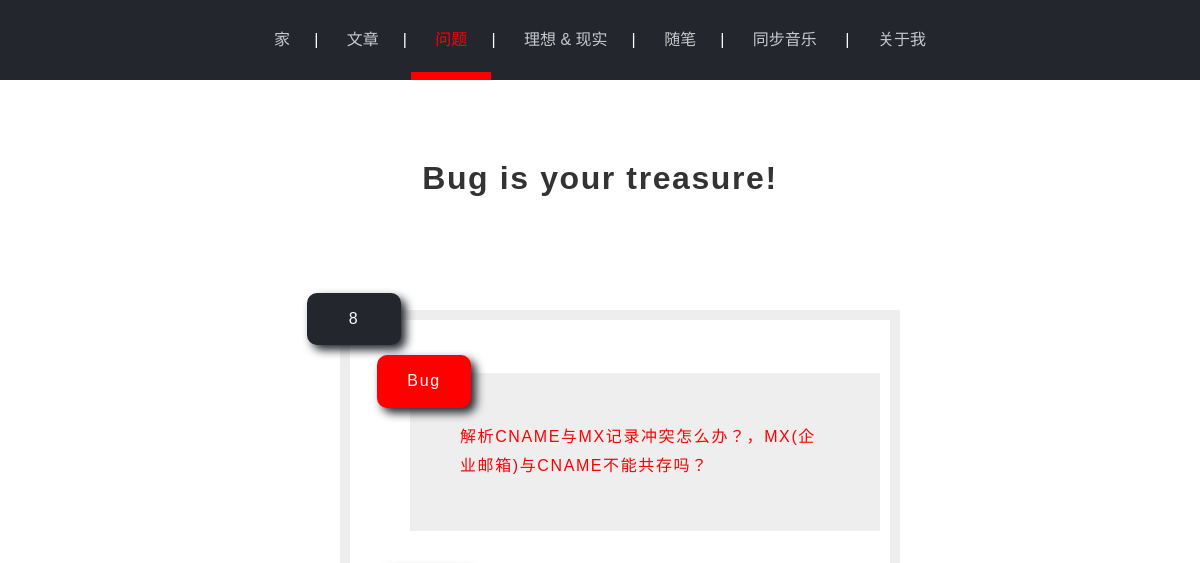
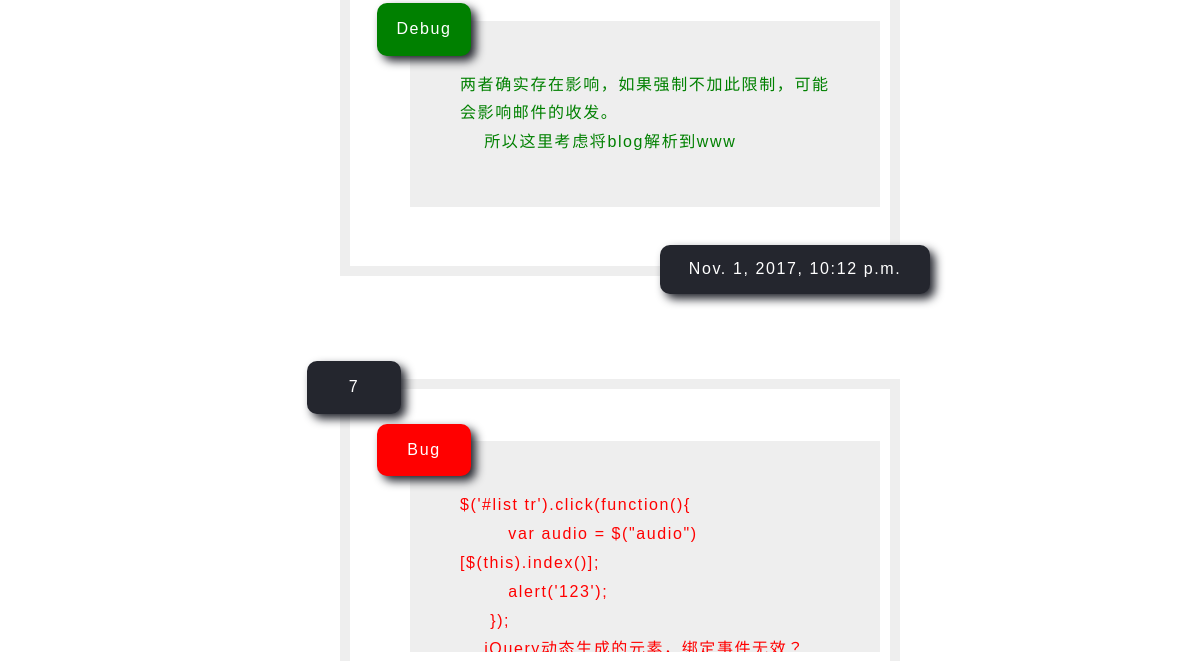
Before: /debug/ (upper part) with the older database file (2 pictures, top to bottom).
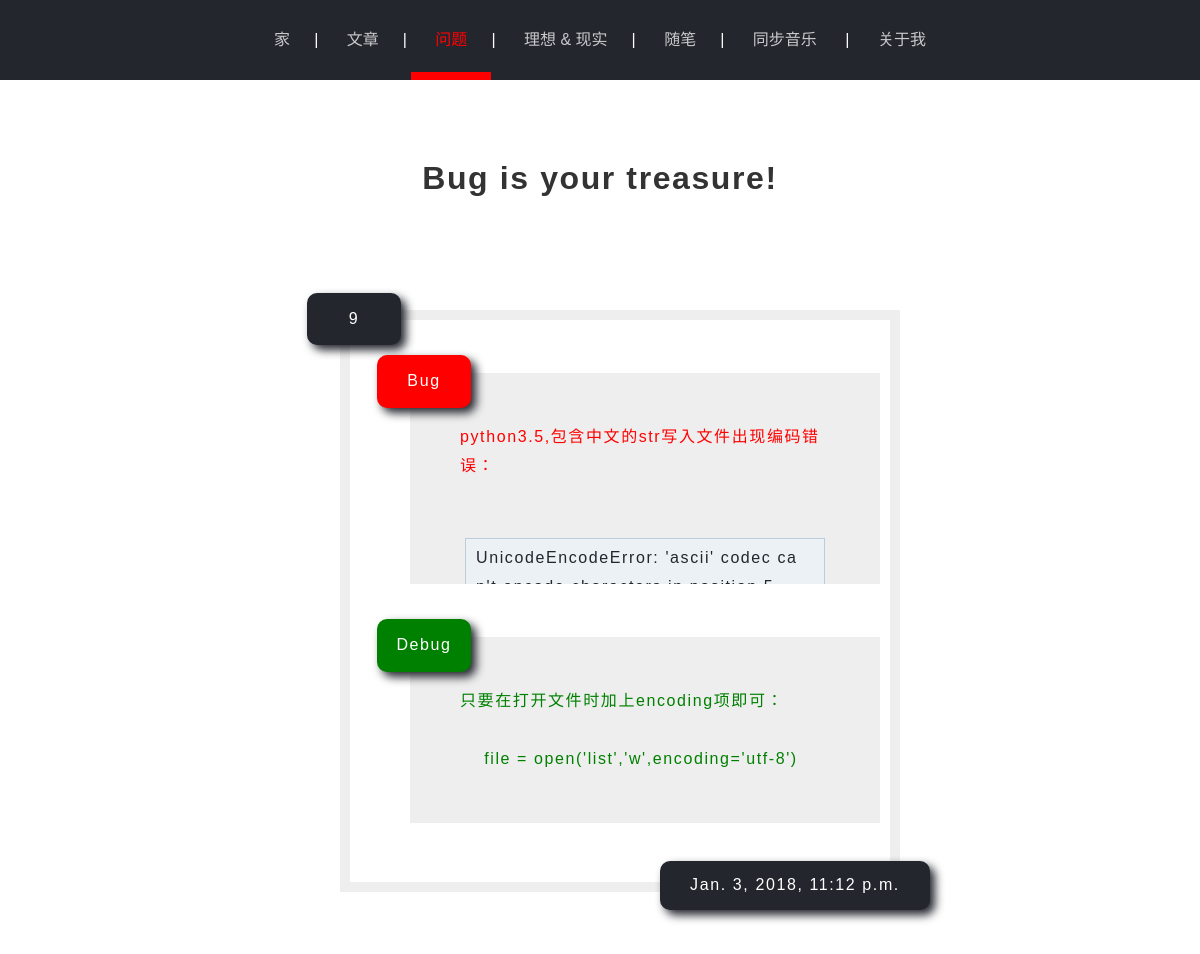
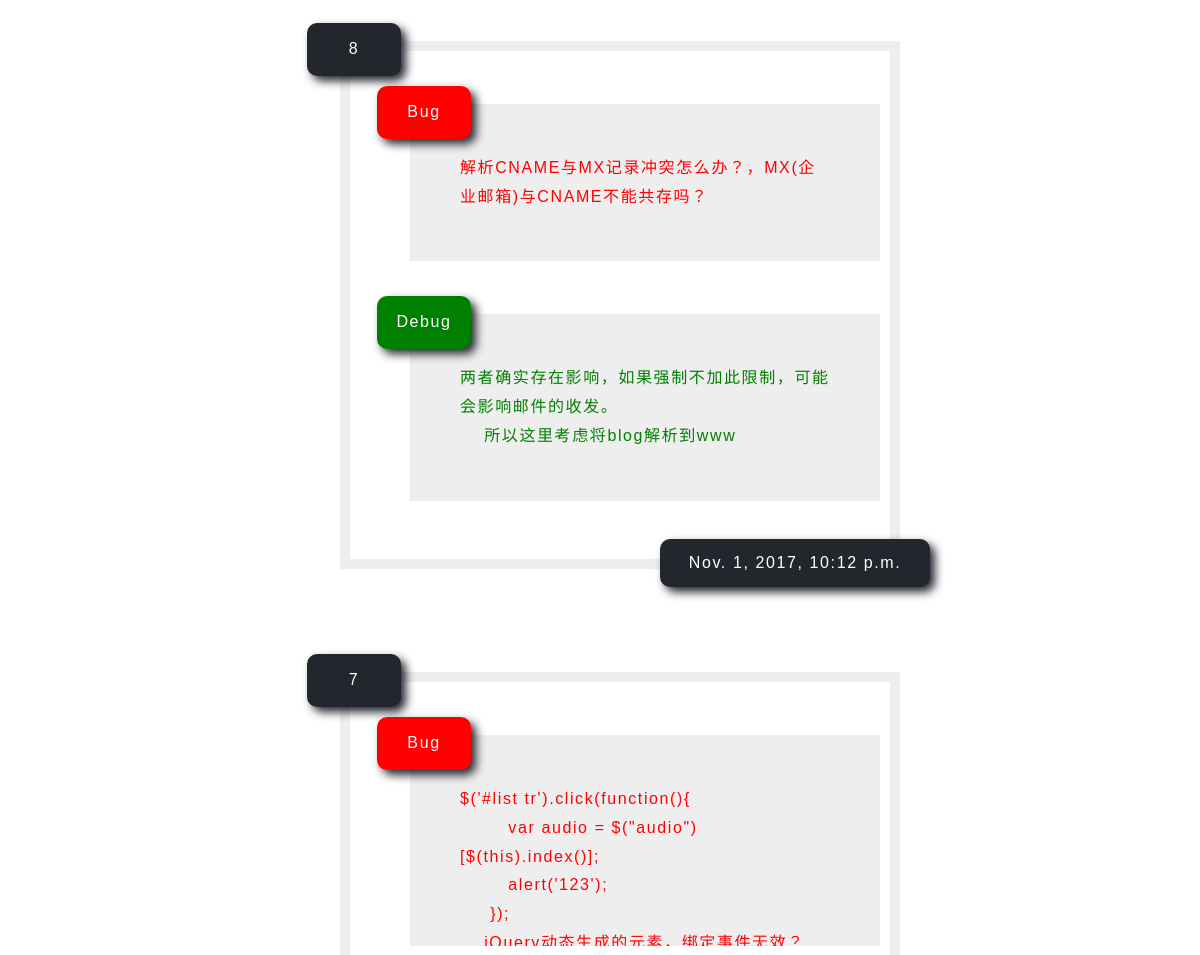
After: the same page with the newer database file (2 pictures, top to bottom).
### blog/models.py (models this page shows)
class Debug(models.Model):
	bug = models.TextField()
	env = models.CharField(max_length = 150)
	timestamp = models.DateTimeField()
	debug = models.TextField(blank=True)

### blog/views.py (the view)
# urls.py: url(r'^debug/$',debug),
def debug(request):
	debug_list = Debug.objects.order_by('-timestamp')#按时间戳排序
	for n in debug_list:
		n.bug = getHTML(n.bug)
		n.debug = getHTML(n.debug)
	return render_to_response('debug.html',{'debug_list' : debug_list})

### blog/markdown/translater.py (called while the page is built)
def getSpace(string):
	return re.sub('<[^>]+>', lambda m:m.group(0).replace('&nbsp;',' '), string.replace(' ','&nbsp;'))

def getLine(string):
	return string.replace('\r\n','<br>'+4*'&nbsp;')

def getH(string):
	string = ' ' + string	# exprase  start '#'
	for h in range(1,7):	# \g<name> of ?P<name>
		string = re.sub('(?P<save>[^#])'+'#'*h+'[&nbsp;]+(?P<text>((?!<br>).)+)[<br>]+', '\g<save><h'+str(h)+'>\g<text></h'+str(h)+'>',string)
	return string

def getA(string):#((?!&nbsp;).) exprase '&nbsp;' string
	return re.sub('\[(?P<text>[^]]+)\]\((?P<href>[^")]+)(\"(?P<title>[^"]+)\")?\)',lambda m:'<a href="'+m.group(2).strip("&nbsp;")+'" title="'+m.groups("")[3]+'">'+m.group(1)+'</a>',string)#m.groups(" ") use " " replace None

def getHTML(string):
	string = getSpace(string)
	string = getLine(string)
	string = getH(string)
	string = getA(string)
	return string

### blog/templates/debug.html (shortened to what this page needs)
{% include 'head.html' %}
	<div id='main'>
		<div id='page'>
<h1 style='text-align:center;'>Bug is your treasure!</h1>
<ul>
{% for debug in debug_list %}
	<li>
		<div class='tip' style='background: #24262e;'>{{ forloop.revcounter }}</div>
		<ul class='log'>
			<li>
				<div class='tip'>Bug</div>
				<div class='left'>{{ debug.bug | safe }}</div>
			</li>
			<li>
				<div class='tip' style='background: green;'>Debug</div>
				<div class='right'>{{ debug.debug | safe }}</div>
			</li>
			<li class='time'>{{ debug.timestamp }}</li>
		</ul>
	</li>
{% endfor %}
</ul>
		</div>
	</div>

### blog/templates/head.html (shortened to what this page needs)
<head>
<link rel='stylesheet' href='/static/css/style.css' type='text/css'/>
<link rel='stylesheet' href='/static/css/article.css' type='text/css'/>
<link rel='stylesheet' href='/static/css/log.css' type='text/css'/>
</head>
<div>
	<nav>
		<div class="wrap">
			<ul class="index">
				<li><a href="/">家</a></li>|
				<li><a href="javascript:void(0);" onclick="getPage('/py')">文章</a></li>|
				<li><a href="javascript:void(0);" onclick="getPage('/debug')">问题</a></li>|
				<li><a href="javascript:void(0);" onclick="getPage('/ideal&reality')">理想 & 现实</a></li>|
				<li><a href="javascript:void(0);" onclick="getPage('/essay');">随笔</a></li>|
				<li><a href="javascript:void(0);" onclick="getPage('/static/syncmusic.html');">同步音乐</a></li>
				</li>|
				<li><a href="javascript:void(0);" onclick="getPage('/static/about.html')">关于我</a></li>
			</ul>
		</div>
	</nav>
</div>

### static/css/style.css (style rules this page uses)
a { text-decoration: none; outline: none; }
code { padding: 5px 10px; margin: 0px 5px; display: inline-block; text-indent: 0; font-family: "Source Code Pro",sans-serif; border: 1px solid #bbccdd; word-break: break-all; white-space: pre-wrap !important; background-color: #ebf1f5; color: #24262e; }
.index { color: #fff; line-height: 1.5; margin: 0; padding: 0; width: 100%; text-align: center; background: #24262e; position: fixed; top:0; z-index: 999; border:none; }
.index li { display: inline-block; margin: 0; padding: 0; text-align: left; position:relative; }
.index .selected a { color:red!important; }
.index .selected:after { position: absolute; content: ""; display: block; width: -webkit-fill-available; width: -moz-available; height: 8px; background: red; margin-top: -8px; }
.index a { border: none; display: block; padding: 28px 24px; position: relative; color: rgba(255,255,255,0.75); text-decoration: none; transition:0.8s; }
#main { max-width:1000px; margin:150px auto; letter-spacing: 0.1em; opacity: 1; animation:op 0.8s 1; transition:0.8s; min-height: -moz-calc(100% - 300px); min-height: -webkit-calc(100% - 300px); min-height: calc(100% - 300px); }
#page { max-width:600px; margin:0 auto; transition:0.8s; }
#page ul { list-style-type:none; position:relative; }
#page>ul>li { display:block; margin:50px auto; word-wrap:break-word; }

### static/css/log.css (style rules this page uses)
.log { padding: 0 10px 10px 60px; border: #eee 10px solid; }
.tip { width: 70px; text-align: center; position: relative; left: -33px; bottom: -35px; padding: 12px; background: red; border-radius: 10px; color: #fff; box-shadow: #24262e 5px 5px 10px; z-index: 10; }
.left { padding: 50px; background: #eee; color: red; padding-top: 50px; max-height: 111px; overflow: hidden; transition: max-height 1s; }
.right { padding: 50px; background: #eee; color: green; padding-top: 50px; max-height: 111px; overflow: hidden; transition: max-height 1s; }
.time { text-align: center;` width: 250px; color: #fff; padding: 10px; background: #24262e; border-radius: 10px; position: relative; right: -250px; bottom: -38px; width:250px; box-shadow: #24262e 5px 5px 10px; }

Changed rows visible on the page:
added Debug: bug "python3.5,包含中文的str写入文件出现编码错误： UnicodeEncodeError: 'ascii' codec…", debug "只要在打开文件时加上encoding项即可： file = open('list','w',encoding='utf-8')", timestamp "Jan. 3, 2018, 11:12 p.m."
